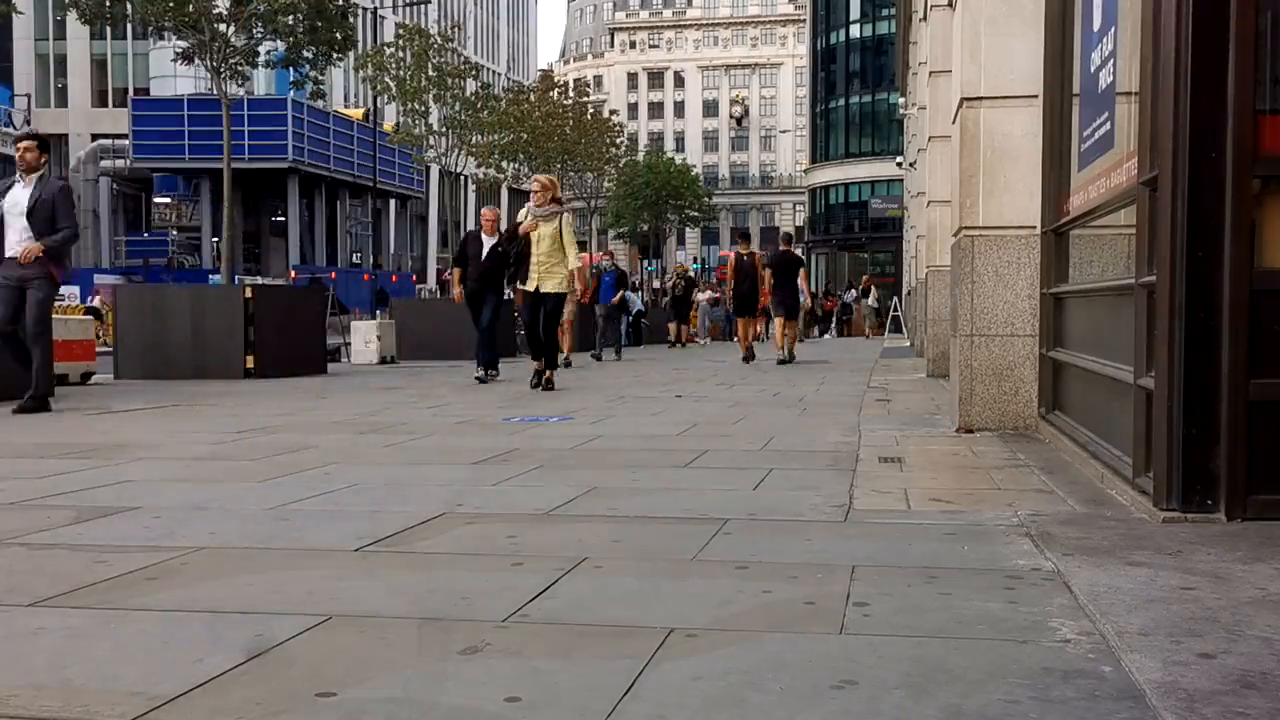
#> input picture frame 20 of OpenCV/test_videos/test3.mp4, 1280 x 720 px, given in place of the camera
$ python 03_Object_detection.py
#> lines starting #> are read from the running program, lines starting #| are printed output that depends on the picture; after the words box and inside, x2 and y2 are one past the last pixel; in counts of white or black regions, pixels touching at a corner belong together
import cv2
import datetime
import numpy as np


cap = cv2.VideoCapture(0)

if not cap.isOpened():
    print('Камера не работает')
    exit()

frame_width  = int(cap.get(cv2.CAP_PROP_FRAME_WIDTH))    # ширина кадра
frame_height = int(cap.get(cv2.CAP_PROP_FRAME_HEIGHT))   # высота кадра
frame_fps    = float(cap.get(cv2.CAP_PROP_FPS))          # частота кадров

if frame_fps == 0:
    frame_fps = 30.0                                       # fallback если камера не вернула FPS

fourcc = cv2.VideoWriter_fourcc(*'mp4v')                  # кодек для записи mp4

unique_video_name = datetime.datetime.now().strftime("%d_%m_%Y_%H-%M-%S")

save_video = cv2.VideoWriter(                             # инициализация записи видео
    f'Test_video_{unique_video_name}.mp4',
    fourcc,
    frame_fps,
    (frame_width, frame_height)
)

# ----------------------------------------------------------------------------------------------------------------------
print("Детектор движение запущен")
print("[ s ] - сделать снимок движения")
print("[ r ] - сброс фона")
print("[ + ] - увеличить чувствителность")
print("[ - ] - уменьшить чувствителность")
print("[ q ] - выход")

ret, frame1 = cap.read()                                  # первый кадр
#> frame1 is the input picture: shape (720, 1280, 3); mean B, G, R 99.5, 101.9, 108.5
ret, frame2 = cap.read()                                  # второй кадр
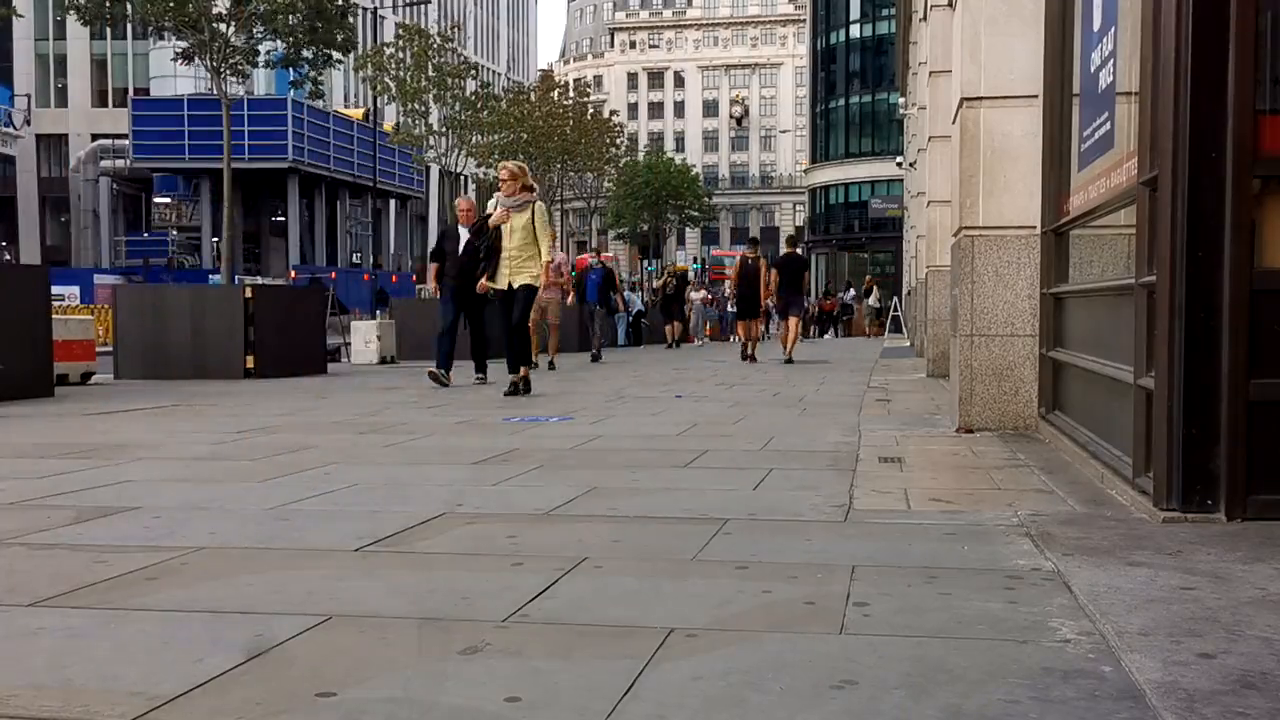
#> input picture frame 21 of OpenCV/test_videos/test3.mp4, 1280 x 720 px, given in place of the camera
#> frame2 is the input picture: shape (720, 1280, 3); mean B, G, R 99.2, 101.8, 108.3

sensitivity = 10                                          # чувствительность обнаружения движения
min_area    = 500                                         # минимальная площадь объекта

while True:

    diff = cv2.absdiff(                                    # абсолютная разница между кадрами —
        frame1,                                            # всё изменённое становится видимым
        frame2
    )

    gray = cv2.cvtColor(                                   # перевод в оттенки серого —
        diff,                                              # упрощает анализ движения
        cv2.COLOR_BGR2GRAY
    )

    blur = cv2.GaussianBlur(                               # размытие по Гауссу —
        gray,                                              # убирает шумы и мелкие помехи
        (5, 5),
        0
    )

    _, thresh = cv2.threshold(                             # бинаризация: всё ярче sensitivity
        blur,                                              # становится белым (255), остальное — чёрным
        sensitivity,
        255,
        cv2.THRESH_BINARY
    )
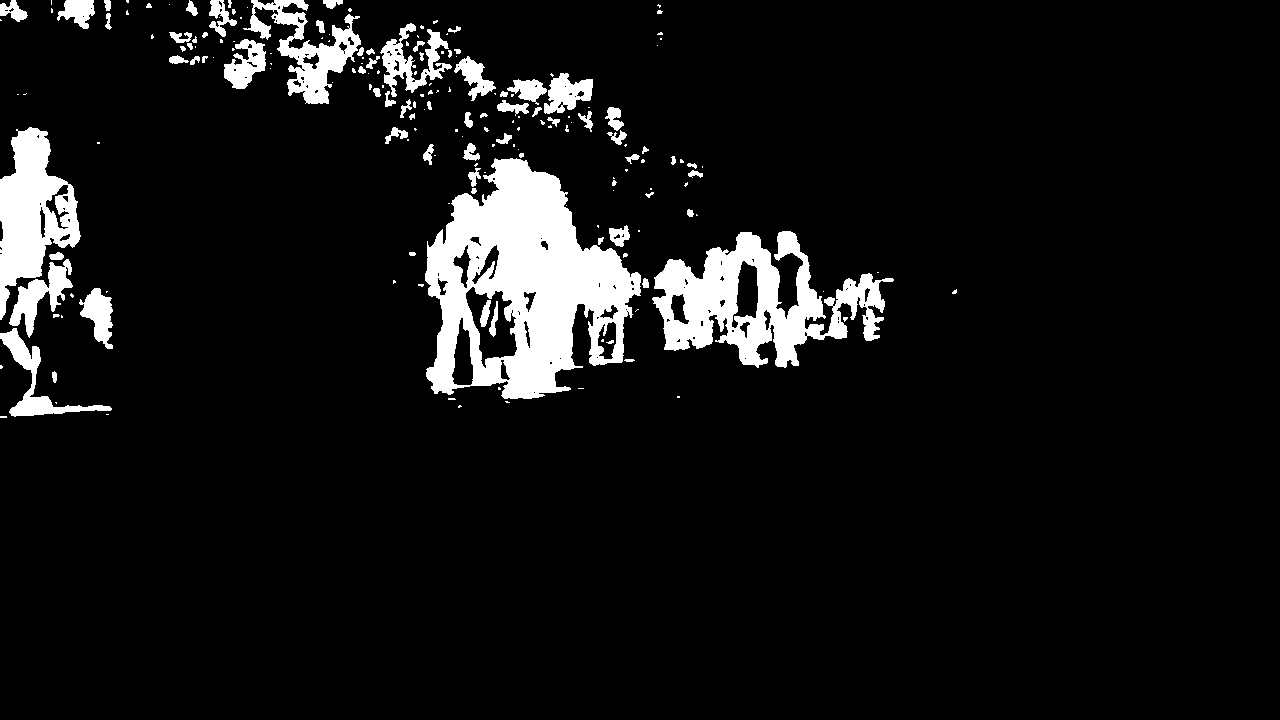
#> thresh: shape (720, 1280); 7.9% white; 192 white regions (113 under 20 px), largest, box (x1, y1, x2, y2) and area: (425, 158, 641, 399) 28843, (652, 231, 894, 368) 14563, (0, 127, 81, 320) 8012

    dilated = cv2.dilate(                                  # расширение белых областей —
        thresh,                                            # соединяет разрозненные части объекта
        None,
        iterations=3
    )
#> dilated: shape (720, 1280); 12.3% white; 35 white regions

    contours, _ = cv2.findContours(                        # поиск контуров объектов
        dilated,                                           # на обработанном изображении
        cv2.RETR_TREE,
        cv2.CHAIN_APPROX_SIMPLE
    )
#> contours = 89 contours, 31 with area under 20; largest, box (x1, y1, x2, y2) and area: (166, 0, 897, 411) 87742, (0, 124, 116, 421) 18222, (48, 0, 98, 32) 1107, (602, 104, 630, 150) 904, (668, 153, 706, 190) 662

    display_frame  = frame1.copy()                         # копия кадра для отрисовки (оригинал не трогаем)
    motion_detected = False                                # флаг наличия движения

    for contour in contours:

        area = cv2.contourArea(contour)                    # площадь текущего контура

        if area < min_area:                                # слишком мелкий объект — это шум, пропускаем
            continue

        motion_detected = True                             # движение зафиксировано

        x, y, w, h = cv2.boundingRect(contour)            # координаты ограничивающего прямоугольника

        cv2.rectangle(
            display_frame,
            (x, y),                                        # верхний левый угол
            (x + w, y + h),                                # нижний правый угол
            (0, 255, 0),                                   # зелёный цвет рамки
            2                                              # толщина линии
        )

        cv2.putText(
            display_frame,
            f'Площадь: {int(area)}',                       # площадь объекта над рамкой
            (x, y - 10),
            cv2.FONT_HERSHEY_SIMPLEX,
            0.5,
            (0, 255, 0),
            1
        )
#> this loop made 89 passes
#> area on passes 3, 4, 5, 6, 7, 9, 10, 11: 160, 44, 94, 70, 106.5, 55.5, 175, 162.5
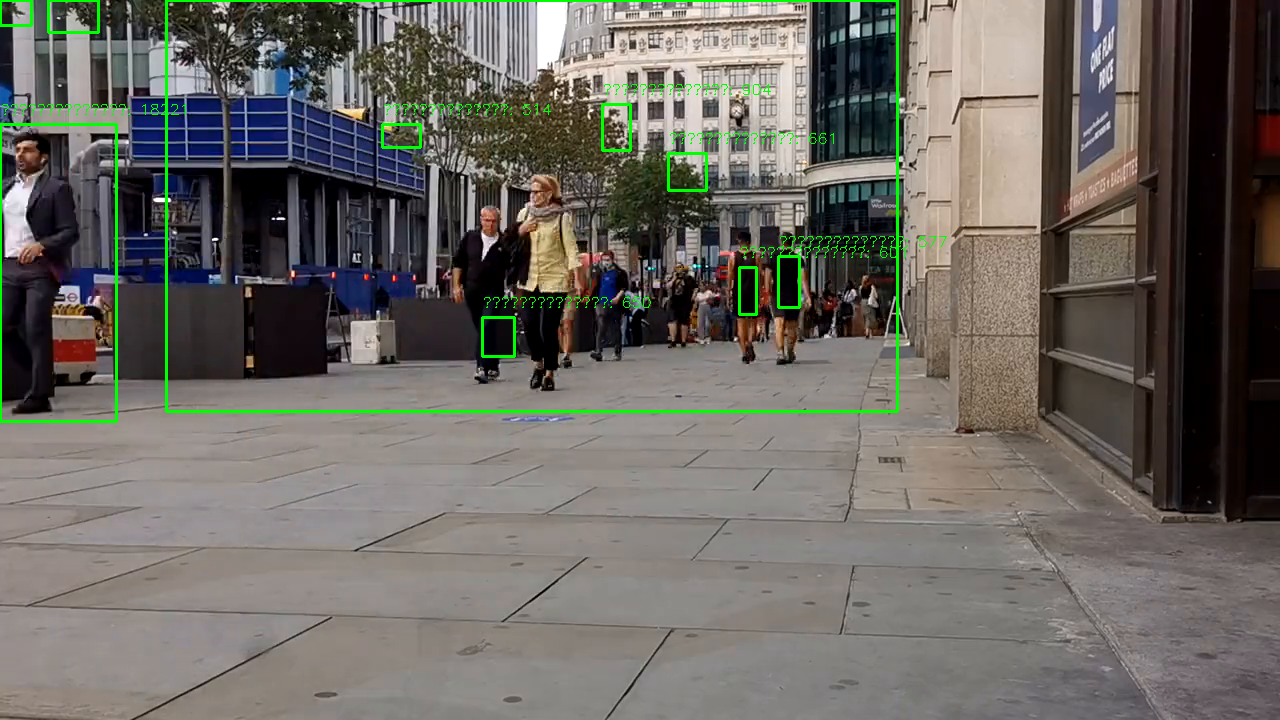
#> display_frame: shape (720, 1280, 3); 1.5% of pixels changed, all inside (x1, y1, x2, y2) = (0, 0, 947, 423)

    status = "Обнаружено движение" if motion_detected else "Нет движения"   # текст статуса
#> status = 'Обнаружено движение'
    color  = (0, 0, 255)           if motion_detected else (0, 255, 0)      # красный / зелёный
#> color = (0, 0, 255)

    # Запись видео -----------------------------------------------------------------------------------------------------
    current_time = datetime.datetime.now().strftime("%d-%m-%Y %H:%M:%S")   # текущее время

    cv2.putText(
        display_frame,
        current_time,                                      # дата и время на кадре
        (10, 50),
        cv2.FONT_HERSHEY_SIMPLEX,
        1,
        (0, 255, 0),
        2
    )

    cv2.putText(
        display_frame,
        status,                                            # статус движения на кадре
        (10, 90),
        cv2.FONT_HERSHEY_SIMPLEX,
        1,
        color,
        2
    )
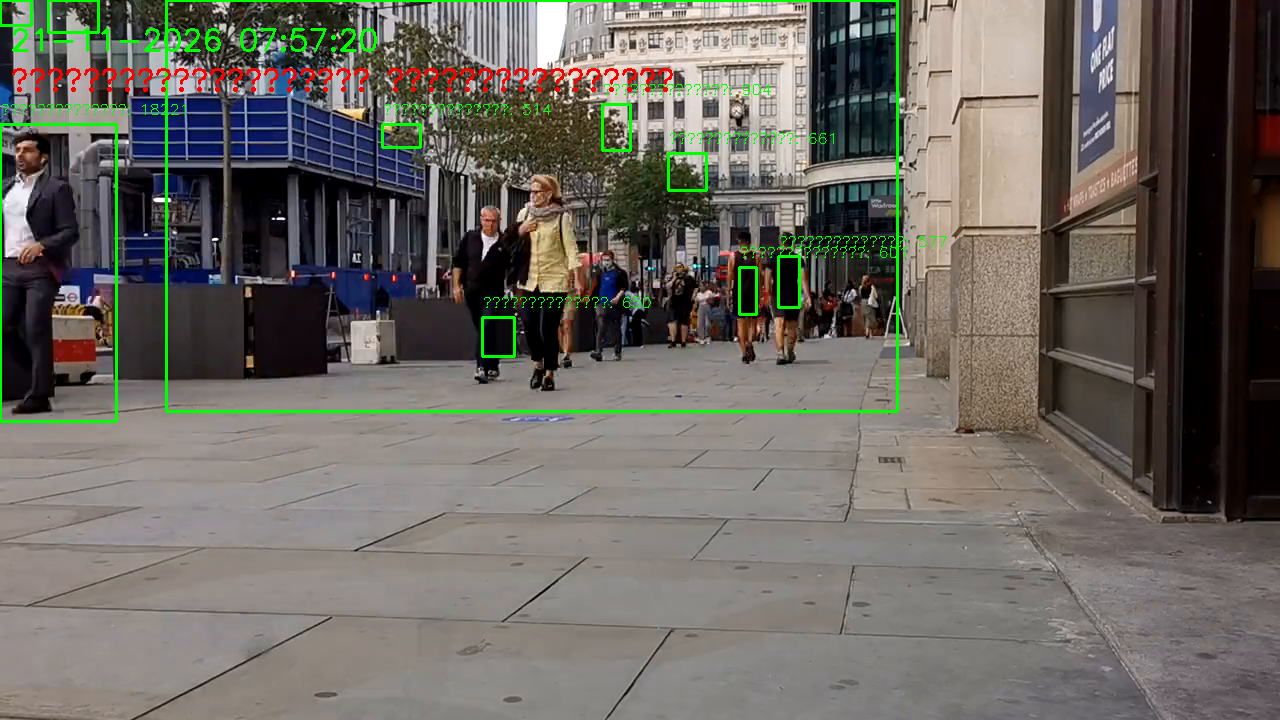
#> display_frame: shape (720, 1280, 3); mean B, G, R 97.3, 104.1, 107.4

    save_video.write(display_frame)                        # запись кадра в файл
    cv2.imshow('Image', display_frame)                     # отображение окна

    key = cv2.waitKey(1) & 0xFF
#> (key q is pressed here)

    if key == ord("q"):
        print('Запись остановлен по команде - q')
        break

    elif key == ord('s'):
        filename  = f"Motion_{cv2.getTickCount()}.jpg"
        filename2 = f"Motion2_{cv2.getTickCount()}.jpg"
        cv2.imwrite(filename,  display_frame)              # снимок с рамками
        cv2.imwrite(filename2, thresh)                     # снимок бинарной маски
        print(f"Снимок сохранён: {filename}")
        print(f"Снимок сохранён: {filename2}")

    elif key == ord('r'):
        print("Сброс фонового кадра")
        ret, frame1 = cap.read()                           # обновляем оба опорных кадра
        ret, frame2 = cap.read()

    elif key == ord('+'):
        sensitivity = min(sensitivity + 5, 100)           # не выше 100
        print(f"Чувствительность: {sensitivity}")

    elif key == ord('-'):
        sensitivity = max(sensitivity - 5, 5)             # не ниже 5
        print(f"Чувствительность: {sensitivity}")

    ret, frame1 = cap.read()                              # сдвигаем кадры вперёд
    frame2 = frame1
    ret, frame1 = cap.read()

cap.release()                                              # освобождаем камеру
save_video.release()                                       # закрываем файл записи
cv2.destroyAllWindows()                                    # закрываем все окна

$ run again, starting later in the video
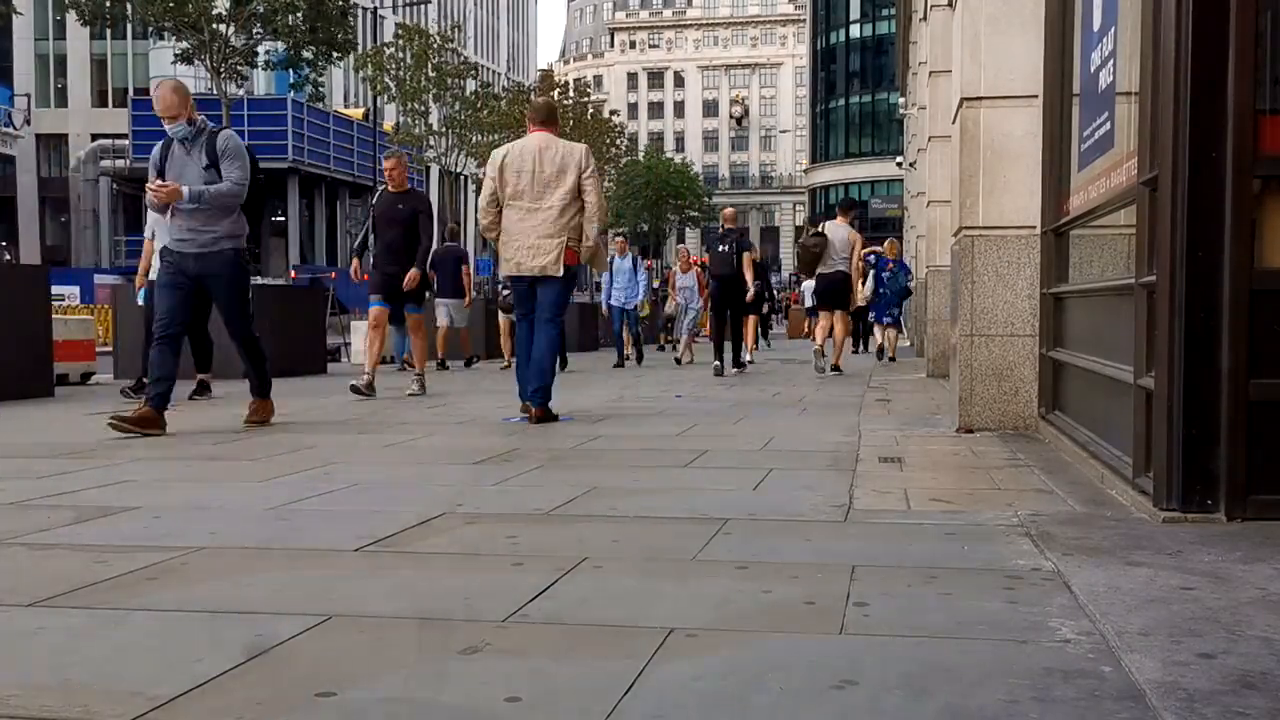
#> input picture frame 90 of OpenCV/test_videos/test3.mp4, 1280 x 720 px, given in place of the camera
#> frame1 is the input picture: shape (720, 1280, 3); mean B, G, R 98.3, 100, 106.9
#> `_, thresh = cv2.threshold(`:
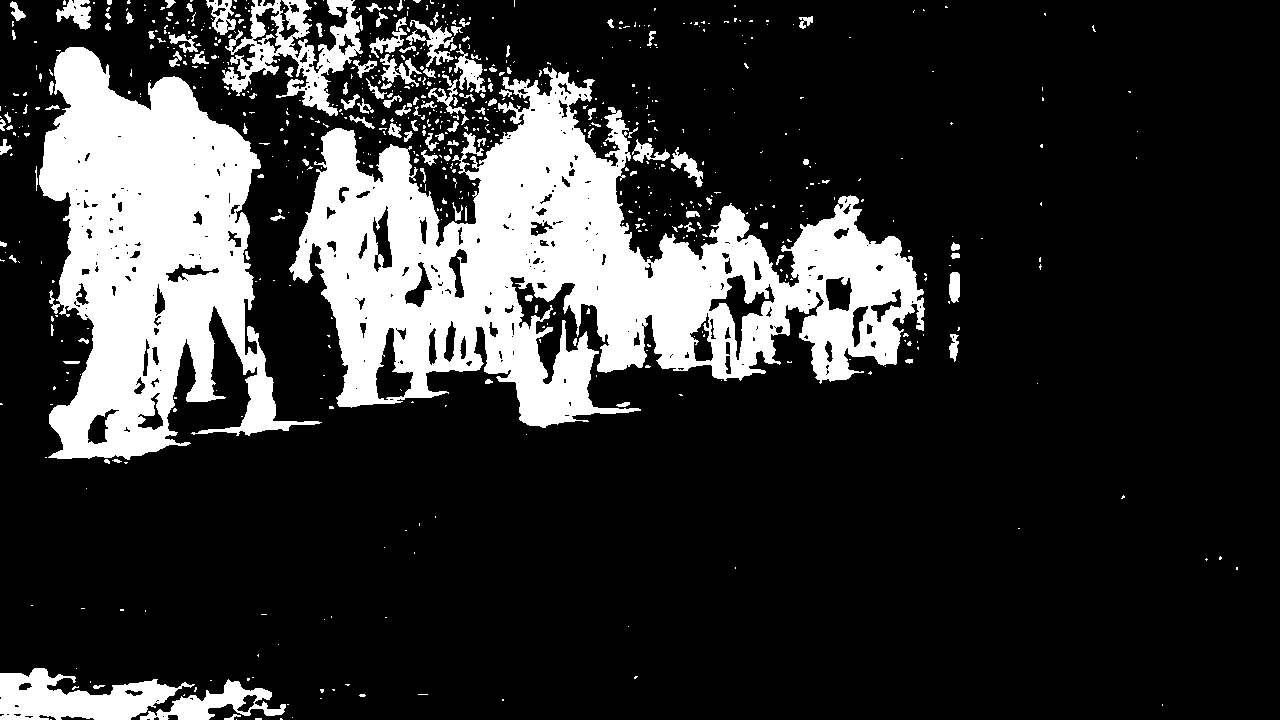
#> thresh: shape (720, 1280); 20.1% white; 706 white regions (583 under 20 px), largest, box (x1, y1, x2, y2) and area: (289, 67, 925, 428) 97114, (39, 47, 322, 460) 60554, (222, 0, 363, 116) 6227
#> dilated: shape (720, 1280); 29.3% white; 139 white regions
#> contours = 296 contours, 95 with area under 20; largest, box (x1, y1, x2, y2) and area: (145, 0, 928, 431) 171594, (32, 44, 325, 467) 72170, (0, 665, 292, 720) 11250, (0, 101, 33, 159) 1140, (53, 0, 98, 33) 1042
#> the loop `for contour in contours: ` made 296 passes
#> (contour, area) on passes 1 to 3: ([[289, 714], [289, 719], [295, 719], [295, 714]], 30), ([[1159, 701], [1159, 708], [1165, 708], [1165, 701]], 42), ([[499, 696], [499, 703], [506, 703], [506, 696]], 49)
#> status = 'Обнаружено движение'
#> color = (0, 0, 255)
#> `cv2.putText( display_frame, status,`:
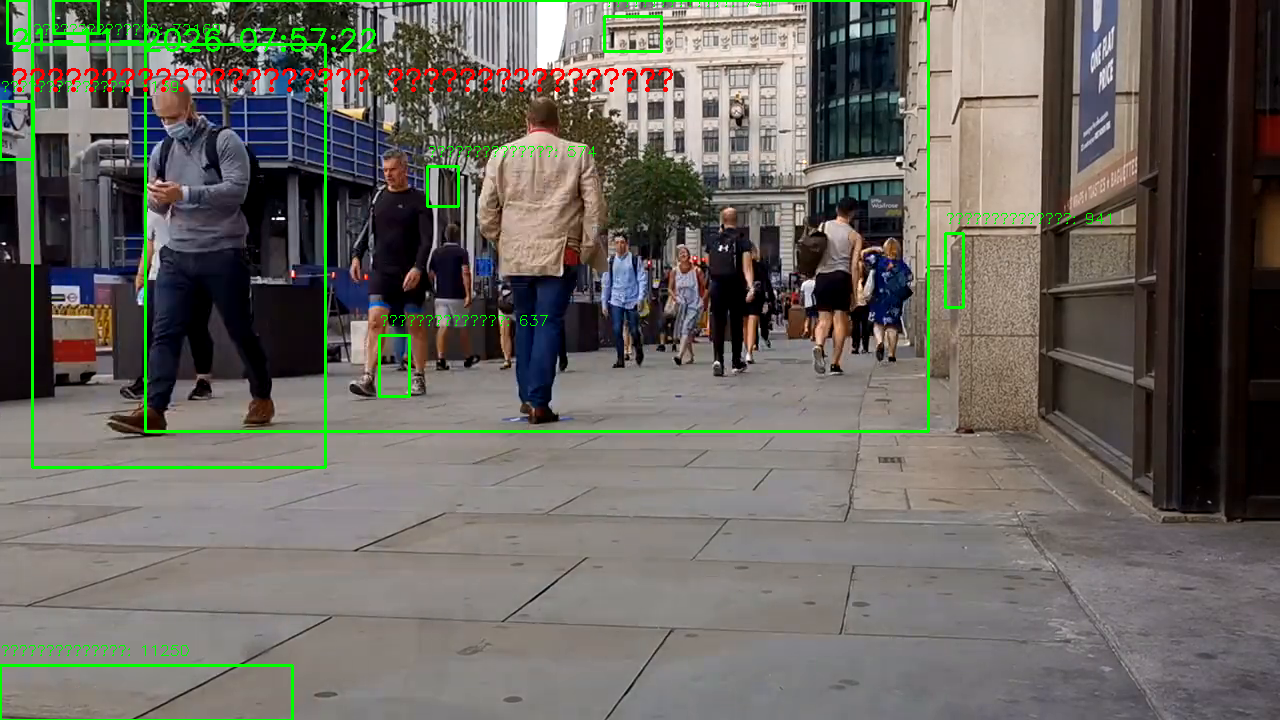
#> display_frame: shape (720, 1280, 3); mean B, G, R 95.6, 102.5, 105.1
